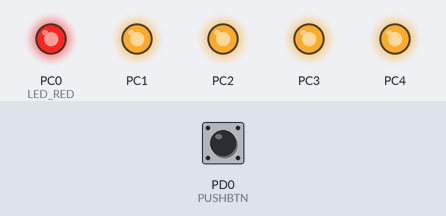
The program below on a simulated ATmega328P, built with avr-gcc and emulated at 16 MHz. Shown: output pins drawn as LEDs (lit = HIGH). Dashed ring = blinking. The test bench sets the inputs (shaded band); at power-on: PD0 (PUSHBTN) HIGH.

Above: at 1.2 s.
1.3 s: PD0 (PUSHBTN) pulled LOW for 0.15 s
At 2.9 s:
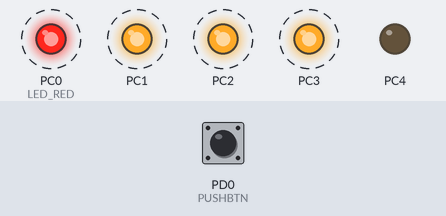
4.3 s: PD0 (PUSHBTN) pulled LOW for 1 s
At 5.42 s:
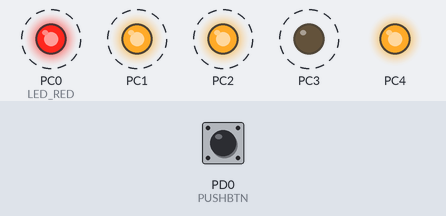
7.5 s: PD0 (PUSHBTN) pulled LOW for 3.2 s
At 7.87 s:
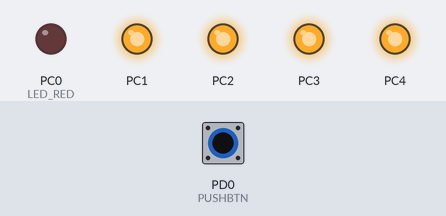
Timing chart, 0 to 14.5 s (numbered marks = the images above; inputs shaded):
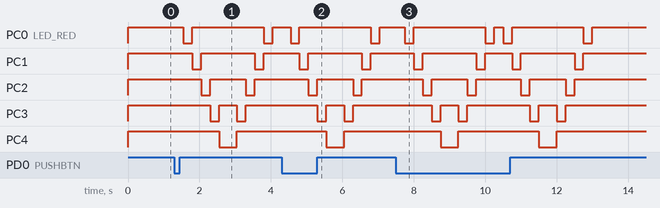

The program:

main.c
```c
// (licence header left out)
/* Defines -----------------------------------------------------------*/
#define LED_GREEN   PB5     // AVR pin where green LED is connected
#define LED_RED     PC0
#define PUSHBTN  PD0
#define BLINK_DELAY 250
#ifndef F_CPU
#define F_CPU 16000000      // CPU frequency in Hz required for delay
#endif

/* Includes ----------------------------------------------------------*/
#include <util/delay.h>     // Functions for busy-wait delay loops
#include <avr/io.h>         // AVR device-specific IO definitions

/* Functions ---------------------------------------------------------*/
/**
 * Main function where the program execution begins. Toggle two LEDs
 * when a push button is pressed.
 */
int main(void)
{
	/* ORIGINAL VERSION
    // GREEN LED
    // Set pin as output in Data Direction Register...
    DDRB = DDRB | (1<<LED_GREEN);
    // ...and turn LED off in Data Register
    PORTB = PORTB & ~(1<<LED_GREEN);

    // second LED
    // Setting pin PC0 to output
	DDRC = DDRC | (1<<LED_RED);
	// ...turning  on the led (high output)
	PORTC = PORTC & ~(1<<LED_RED);
	*/

	/* pushbutton */
	// Setting pin PD0 to input
	DDRD = DDRD & ~(1<<PUSHBTN);
	// ...and enabling internal pull-up resistor
	PORTD = PORTD | (1<<PUSHBTN);

	//Setting pins to output
	DDRC = DDRC | 31; // 0001 1111
	//Turning off LEDs (active low)
	PORTC = PORTC | 31;// 0001 1111


    // Infinite loop
    while (1)
    {
        /* ORIGINAL VERSION

		// Pause several milliseconds
        _delay_ms(BLINK_DELAY);
		if (bit_is_clear(PIND, PUSHBTN))
		{
			// inverting LED ports in registers
			PORTB = PORTB ^ (1<<LED_GREEN);
			PORTC = PORTC ^ (1<<LED_RED);
		}
        */


		// Knight Rider application
		while (bit_is_clear(PIND,PUSHBTN))
		{
			for (int i = 0; i < 5; i++)
			{
				_delay_ms(BLINK_DELAY);
				PORTC = ~(1<<i); // setting only one led on
			}
			for (int i = 0; i < 5; i++)
			{
				_delay_ms(BLINK_DELAY);
				PORTC = ~(16>>i); // setting only one led on
			}
			_delay_ms(BLINK_DELAY);
			PORTC = PORTC | 31;// turning off leds

		}


    }

    // Will never reach this
    return 0;
}
```

Measured:
- after the input at 1.3 s, PC0 (LED_RED): alternates HIGH for 2.0 s and LOW for 0.25 s, starting after 0.25 s; PC1: alternates HIGH for 1.5 s and LOW for 0.25 s, starting after 0.50 s
- after the input at 4.3 s, PC0 (LED_RED): alternates HIGH for 2.0 s and LOW for 0.25 s, starting after 0.25 s; PC1: alternates HIGH for 1.5 s and LOW for 0.25 s, starting after 0.50 s
- after the input at 7.5 s, PC0 (LED_RED): HIGH → LOW after 0.25 s, → HIGH 0.25 s later, → LOW 2.0 s later, → HIGH 0.25 s later, … (8 changes in this stretch); PC1: HIGH → LOW after 0.50 s, → HIGH 0.25 s later, → LOW 1.5 s later, → HIGH 0.25 s later, … (8 changes in this stretch)
